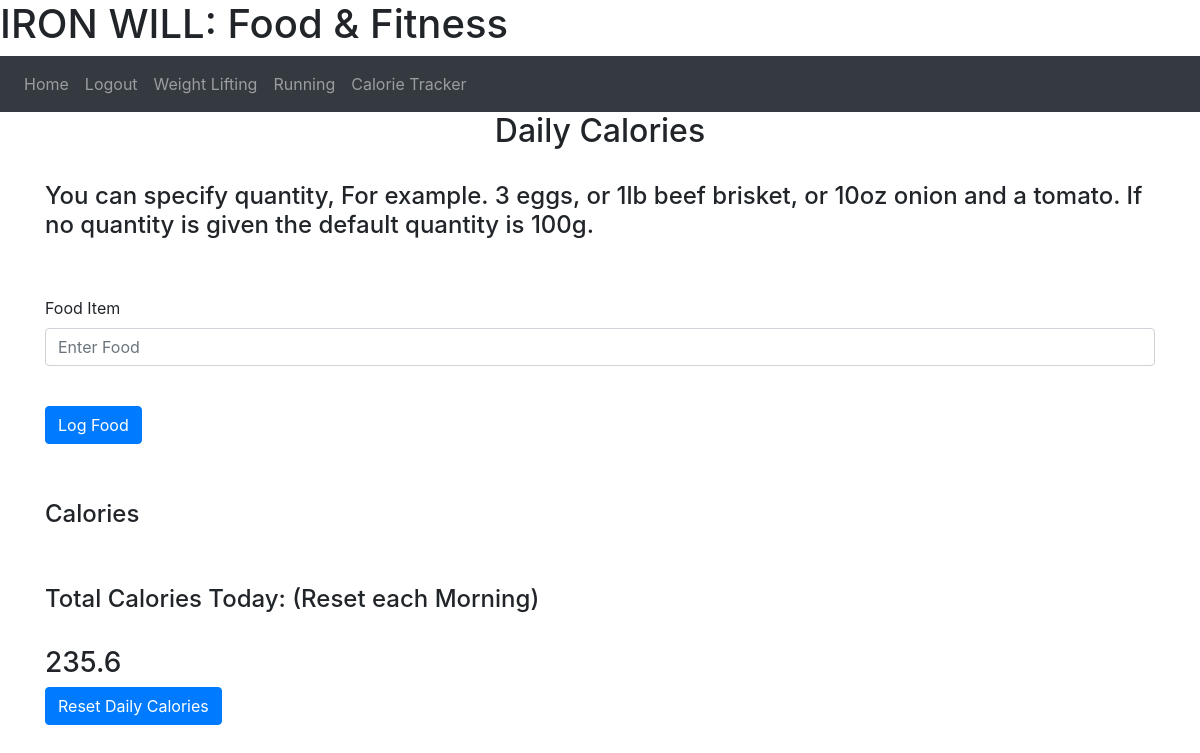
Before: /calories (signed in) with the older database file.
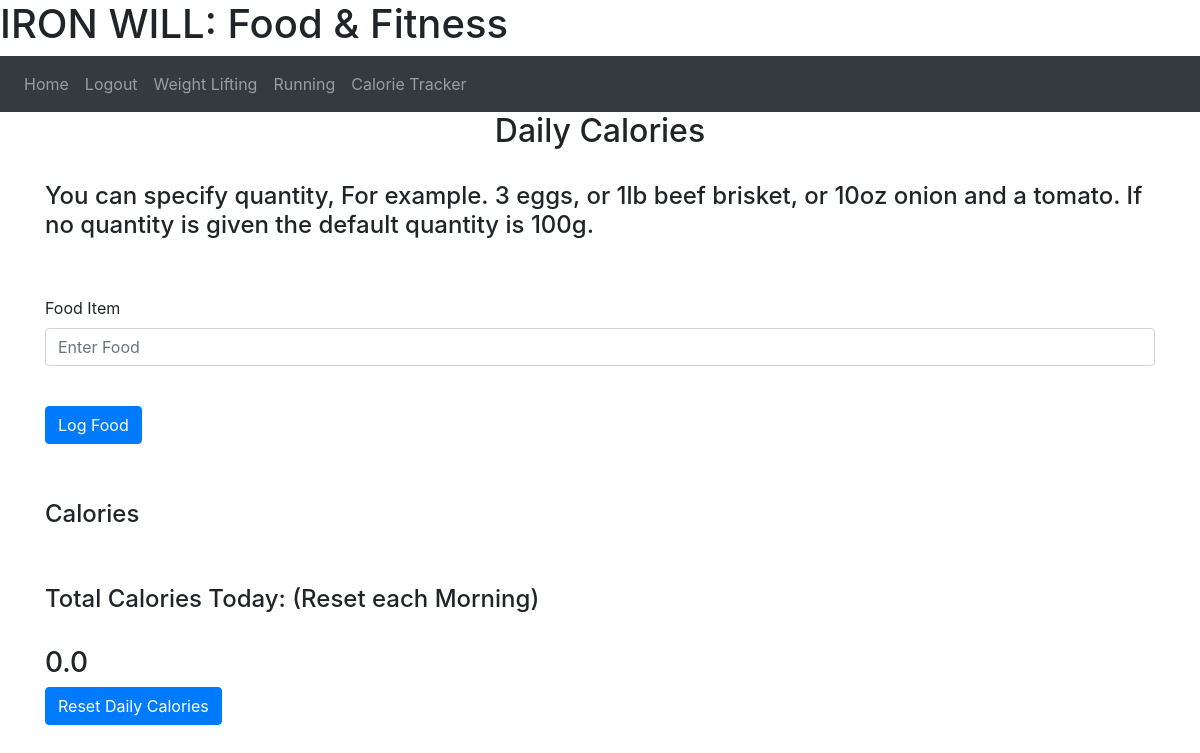
After: the same page with the newer database file.
### website/models.py (models this page shows, shortened)
class User(db.Model, UserMixin):
    user_id = db.Column(db.Integer, primary_key=True)
    first_name = db.Column(db.String(25))
    email = db.Column(db.String(150), unique=True)
    password = db.Column(db.String(100))
    mile = db.Column(db.Float)
    five_k = db.Column(db.Float)
    bench = db.Column(db.Integer)
    squat = db.Column(db.Integer)
    deadlift = db.Column(db.Integer)
    calories = db.Column(db.Float)

### website/auth.py (the view, shortened to what this page needs)
@ auth.route('/calories', methods=['GET', 'POST'])
@ login_required
def calories():
    return render_template("calories.html", user=current_user)

### website/__init__.py (called while the page is built)
def create_app():
    app = Flask(__name__)
    app.config['SECRET_KEY'] = SECRET_KEY
    app.config['SQLALCHEMY_DATABASE_URI'] = f'sqlite:///{DB_NAME}'
    db.init_app(app)
    from .views import views
    from .auth import auth
    app.register_blueprint(views, url_prefix='/')
    app.register_blueprint(auth, url_prefix='/')
    from .models import User
    create_database(app)
    login_manager = LoginManager()
    login_manager.login_view = 'auth.login'
    login_manager.init_app(app)
    @login_manager.user_loader
    def load_user(id):
        return User.query.get(int(id))
    return app

### website/templates/calories.html (shortened to what this page needs)
{% extends "base.html" %} {% block title %}Nutrition: {% endblock %} {% block
content %}
<form method="POST">
  <h2 align="center">Daily Calories</h2>
  <br />
  <h4>
    You can specify quantity, For example. 3 eggs, or 1lb beef brisket, or 10oz
    onion and a tomato. If no quantity is given the default quantity is 100g.
  </h4>
  <br /><br />
  <div class="form-group">
    <label for="food">Food Item</label>
    <input
      type="food"
      class="form-control"
      id="food"
      name="food"
      placeholder="Enter Food"
    />
  </div>
  <br />
  <button
    type="submit"
    class="btn btn-primary"
    name="submit_button"
    value="log"
  >
    Log Food
  </button>
  <br /><br /><br />
  <h4>{{ cals }} Calories</h4>
  <br /><br />
  <h4>Total Calories Today: (Reset each Morning)</h4>
  <br />
  <h3>{{ user.calories }}</h3>
  <button
    type="submit"
    class="btn btn-primary"
    name="submit_button"
    value="reset_cals"
  >
    Reset Daily Calories
  </button>
</form>
{% endblock %}

### website/templates/base.html (shortened to what this page needs)
<!DOCTYPE html>
<html lang="en">
  <head>
    <link
      rel="stylesheet"
      href="https://stackpath.bootstrapcdn.com/bootstrap/4.4.1/css/bootstrap.min.css"
    />
    <link
      rel="stylesheet"
      href="https://stackpath.bootstrapcdn.com/font-awesome/4.7.0/css/font-awesome.min.css"
    />
  </head>
  <body>
    <h1>IRON WILL: Food & Fitness</h1>
    <nav class="navbar navbar-expand-lg navbar-dark bg-dark">
      <div class="collapse navbar-collapse" id="navbar">
        <div class="navbar-nav">
          {% if user.is_authenticated %}
          <a class="nav-item nav-link" id="home" href="/">Home</a>
          <a class="nav-item nav-link" id="logout" href="/logout">Logout</a>
          <a class="nav-item nav-link" id="weightlifting" href="/weights"
            >Weight Lifting</a
          >
          <a class="nav-item nav-link" id="running" href="/running">Running</a>
          <a class="nav-item nav-link" id="calories" href="/calories"
            >Calorie Tracker</a
          >
          {% else %}
          <a class="nav-item nav-link" id="login" href="/login">Login</a>
          <a class="nav-item nav-link" id="signUp" href="/sign-up">Sign Up</a>
          {% endif %}
        </div>
      </div>
    </nav>
    <div class="container">{% block content %}{% endblock %}</div>
  </body>
</html>

Changed rows visible on the page:
changed User: calories "235.6" → "0.0"
